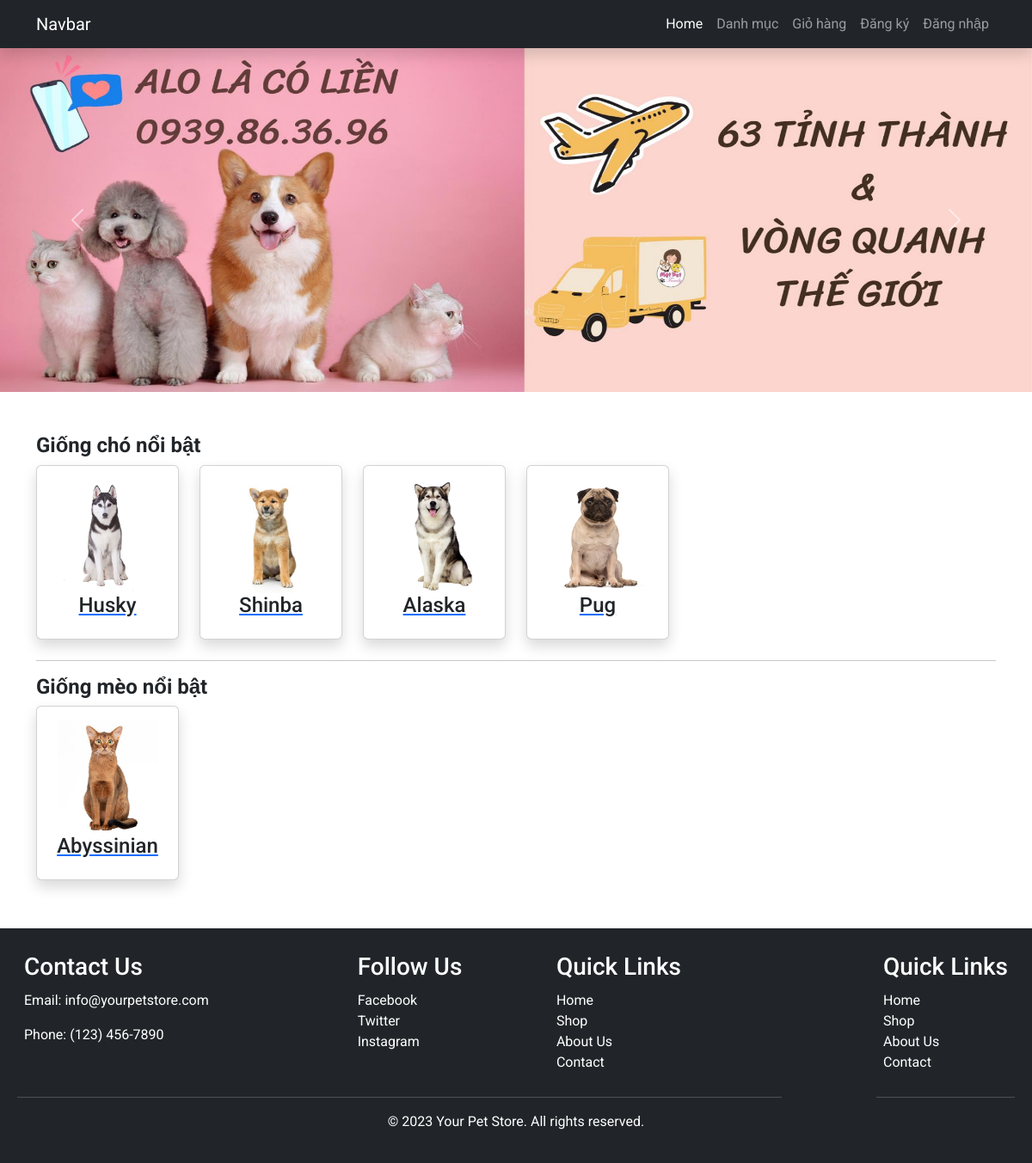
The page / on the database its author committed.
### tables this page shows
CREATE TABLE `categories` (
  `id` int(11) NOT NULL,
  `name` varchar(200) NOT NULL,
  `type` tinytext NOT NULL,
  `image` varchar(200) NOT NULL,
  `meta_title` varchar(200) DEFAULT NULL,
  `status` tinyint(4) NOT NULL DEFAULT 0,
  `popular` tinyint(4) NOT NULL DEFAULT 0,
  `careated_at` timestamp NOT NULL DEFAULT current_timestamp()
);

### index.php (the view, shortened to what this page needs)
<?php
include 'includes/header.php';
include 'includes/slider.php';
include 'config/connect.php';
?>
<div class="py-5">
    <div class="container">
        <div class="row">
            <?php
            $getCategoryDog = $pdo -> prepare("SELECT * FROM categories WHERE popular = '1' AND type ='1' AND status = '0' LIMIT 5");
            $getCategoryDog -> execute();
            $result = $getCategoryDog-> fetchAll(PDO::FETCH_ASSOC);
            ?>
            <h4 class="float-start fw-bold">Giống chó nổi bật</h4>
            <div class="col-md-12">
                <div class="row">
                <?php
                foreach ($result as $item){
                    ?>
                    <div class="col-md-2 mb-2">
                        <a href="products.php?category_id=<?=$item['id']?>">
                            <div class="card shadow">
                                <div class="card-body">
                                    <img src="uploads/<?=$item['image']?>" class="w-100" alt="">
                                    <h4 class="text-center"><?= $item['name']?></h4>
                                </div>
                            </div>
                        </a>
                    </div>
                    <?php
                }
                ?>
                </div>
            </div>
        </div>
        <hr>
        <div class="row">
            <?php
            $getCategoryCat = $pdo -> prepare("SELECT * FROM categories WHERE popular = '1' AND type ='2' AND status = '0'");
            $getCategoryCat -> execute();
            $result = $getCategoryCat-> fetchAll(PDO::FETCH_ASSOC);
            ?>
            <h4 class="float-start fw-bold">Giống mèo nổi bật</h4>
            <div class="col-md-12">
                <div class="row">
                    <?php
                    foreach ($result as $item){
                        ?>
                        <div class="col-md-2 mb-2">
                            <a href="products.php?category_id=<?=$item['id']?>">
                                <div class="card shadow">
                                    <div class="card-body">
                                        <img src="uploads/<?=$item['image']?>" class="w-100" alt="">
                                        <h4 class="text-center"><?= $item['name']?></h4>
                                    </div>
                                </div>
                            </a>
                        </div>
                        <?php
                    }
                    ?>
                </div>
            </div>
        </div>
    </div>
</div>
<?php include 'includes/footer.php'?>

### assets/css/custom.css (style rules this page uses)
* { font-family: 'Roboto', sans-serif; }

### rows shown on the page
categories: image (picture), name "Husky"
categories: image (picture), name "Shinba"
categories: image (picture), name "Alaska"
categories: image (picture), name "Pug"
categories: image (picture), name "Abyssinian"
